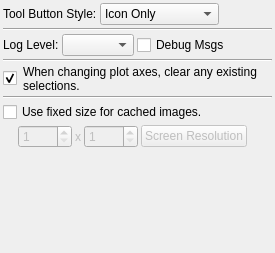
<ui version="4.0" >
 <class>OptionsTab</class>
 <widget class="QWidget" name="OptionsTab" >
  <property name="geometry" >
   <rect>
    <x>0</x>
    <y>0</y>
    <width>275</width>
    <height>253</height>
   </rect>
  </property>
  <property name="sizePolicy" >
   <sizepolicy vsizetype="Preferred" hsizetype="Maximum" >
    <horstretch>0</horstretch>
    <verstretch>0</verstretch>
   </sizepolicy>
  </property>
  <property name="maximumSize" >
   <size>
    <width>275</width>
    <height>16777215</height>
   </size>
  </property>
  <property name="windowTitle" >
   <string>PlotMS Options Tab</string>
  </property>
  <layout class="QVBoxLayout" >
   <property name="spacing" >
    <number>3</number>
   </property>
   <property name="leftMargin" >
    <number>3</number>
   </property>
   <property name="topMargin" >
    <number>3</number>
   </property>
   <property name="rightMargin" >
    <number>3</number>
   </property>
   <property name="bottomMargin" >
    <number>3</number>
   </property>
   <item>
    <layout class="QHBoxLayout" >
     <property name="spacing" >
      <number>3</number>
     </property>
     <item>
      <widget class="QLabel" name="buttonStyleLabel" >
       <property name="text" >
        <string>Tool Button Style:</string>
       </property>
      </widget>
     </item>
     <item>
      <widget class="QComboBox" name="buttonStyle" >
       <item>
        <property name="text" >
         <string>Icon Only</string>
        </property>
       </item>
       <item>
        <property name="text" >
         <string>Text Only</string>
        </property>
       </item>
       <item>
        <property name="text" >
         <string>Text Beside Icon</string>
        </property>
       </item>
       <item>
        <property name="text" >
         <string>Text Under Icon</string>
        </property>
       </item>
      </widget>
     </item>
     <item>
      <spacer>
       <property name="orientation" >
        <enum>Qt::Horizontal</enum>
       </property>
       <property name="sizeHint" >
        <size>
         <width>40</width>
         <height>20</height>
        </size>
       </property>
      </spacer>
     </item>
    </layout>
   </item>
   <item>
    <widget class="Line" name="line" >
     <property name="orientation" >
      <enum>Qt::Horizontal</enum>
     </property>
    </widget>
   </item>
   <item>
    <layout class="QHBoxLayout" >
     <property name="spacing" >
      <number>3</number>
     </property>
     <item>
      <widget class="QLabel" name="logLabel" >
       <property name="text" >
        <string>Log Level:</string>
       </property>
      </widget>
     </item>
     <item>
      <widget class="QComboBox" name="logLevel" />
     </item>
     <item>
      <widget class="QCheckBox" name="logDebug" >
       <property name="text" >
        <string>Debug Msgs</string>
       </property>
      </widget>
     </item>
     <item>
      <spacer>
       <property name="orientation" >
        <enum>Qt::Horizontal</enum>
       </property>
       <property name="sizeHint" >
        <size>
         <width>40</width>
         <height>20</height>
        </size>
       </property>
      </spacer>
     </item>
    </layout>
   </item>
   <item>
    <widget class="Line" name="line_2" >
     <property name="orientation" >
      <enum>Qt::Horizontal</enum>
     </property>
    </widget>
   </item>
   <item>
    <layout class="QHBoxLayout" >
     <property name="spacing" >
      <number>0</number>
     </property>
     <item>
      <widget class="QCheckBox" name="clearSelection" >
       <property name="sizePolicy" >
        <sizepolicy vsizetype="Fixed" hsizetype="Fixed" >
         <horstretch>0</horstretch>
         <verstretch>0</verstretch>
        </sizepolicy>
       </property>
       <property name="maximumSize" >
        <size>
         <width>20</width>
         <height>16777215</height>
        </size>
       </property>
       <property name="text" >
        <string/>
       </property>
       <property name="checked" >
        <bool>true</bool>
       </property>
      </widget>
     </item>
     <item>
      <widget class="QLabel" name="clearSelectionLabel" >
       <property name="text" >
        <string>When changing plot axes, clear any existing selections.</string>
       </property>
       <property name="alignment" >
        <set>Qt::AlignLeading|Qt::AlignLeft|Qt::AlignVCenter</set>
       </property>
       <property name="wordWrap" >
        <bool>true</bool>
       </property>
      </widget>
     </item>
    </layout>
   </item>
   <item>
    <widget class="Line" name="line_3" >
     <property name="orientation" >
      <enum>Qt::Horizontal</enum>
     </property>
    </widget>
   </item>
   <item>
    <widget class="QCheckBox" name="cacheSize" >
     <property name="text" >
      <string>Use fixed size for cached images.</string>
     </property>
    </widget>
   </item>
   <item>
    <layout class="QHBoxLayout" >
     <property name="spacing" >
      <number>3</number>
     </property>
     <property name="topMargin" >
      <number>0</number>
     </property>
     <item>
      <spacer>
       <property name="orientation" >
        <enum>Qt::Horizontal</enum>
       </property>
       <property name="sizeType" >
        <enum>QSizePolicy::Fixed</enum>
       </property>
       <property name="sizeHint" >
        <size>
         <width>15</width>
         <height>20</height>
        </size>
       </property>
      </spacer>
     </item>
     <item>
      <widget class="QSpinBox" name="cacheSizeWidth" >
       <property name="enabled" >
        <bool>false</bool>
       </property>
       <property name="minimum" >
        <number>1</number>
       </property>
       <property name="maximum" >
        <number>9999</number>
       </property>
      </widget>
     </item>
     <item>
      <widget class="QLabel" name="label" >
       <property name="enabled" >
        <bool>false</bool>
       </property>
       <property name="text" >
        <string>x</string>
       </property>
      </widget>
     </item>
     <item>
      <widget class="QSpinBox" name="cacheSizeHeight" >
       <property name="enabled" >
        <bool>false</bool>
       </property>
       <property name="minimum" >
        <number>1</number>
       </property>
       <property name="maximum" >
        <number>9999</number>
       </property>
      </widget>
     </item>
     <item>
      <widget class="QPushButton" name="cacheSizeResolution" >
       <property name="enabled" >
        <bool>false</bool>
       </property>
       <property name="text" >
        <string>Screen Resolution</string>
       </property>
      </widget>
     </item>
     <item>
      <spacer>
       <property name="orientation" >
        <enum>Qt::Horizontal</enum>
       </property>
       <property name="sizeHint" >
        <size>
         <width>40</width>
         <height>20</height>
        </size>
       </property>
      </spacer>
     </item>
    </layout>
   </item>
   <item>
    <spacer>
     <property name="orientation" >
      <enum>Qt::Vertical</enum>
     </property>
     <property name="sizeHint" >
      <size>
       <width>20</width>
       <height>40</height>
      </size>
     </property>
    </spacer>
   </item>
  </layout>
 </widget>
 <resources/>
 <connections>
  <connection>
   <sender>cacheSize</sender>
   <signal>toggled(bool)</signal>
   <receiver>cacheSizeWidth</receiver>
   <slot>setEnabled(bool)</slot>
   <hints>
    <hint type="sourcelabel" >
     <x>10</x>
     <y>136</y>
    </hint>
    <hint type="destinationlabel" >
     <x>22</x>
     <y>152</y>
    </hint>
   </hints>
  </connection>
  <connection>
   <sender>cacheSize</sender>
   <signal>toggled(bool)</signal>
   <receiver>label</receiver>
   <slot>setEnabled(bool)</slot>
   <hints>
    <hint type="sourcelabel" >
     <x>32</x>
     <y>136</y>
    </hint>
    <hint type="destinationlabel" >
     <x>82</x>
     <y>163</y>
    </hint>
   </hints>
  </connection>
  <connection>
   <sender>cacheSize</sender>
   <signal>toggled(bool)</signal>
   <receiver>cacheSizeHeight</receiver>
   <slot>setEnabled(bool)</slot>
   <hints>
    <hint type="sourcelabel" >
     <x>48</x>
     <y>130</y>
    </hint>
    <hint type="destinationlabel" >
     <x>104</x>
     <y>166</y>
    </hint>
   </hints>
  </connection>
  <connection>
   <sender>cacheSize</sender>
   <signal>toggled(bool)</signal>
   <receiver>cacheSizeResolution</receiver>
   <slot>setEnabled(bool)</slot>
   <hints>
    <hint type="sourcelabel" >
     <x>152</x>
     <y>133</y>
    </hint>
    <hint type="destinationlabel" >
     <x>230</x>
     <y>156</y>
    </hint>
   </hints>
  </connection>
 </connections>
</ui>
